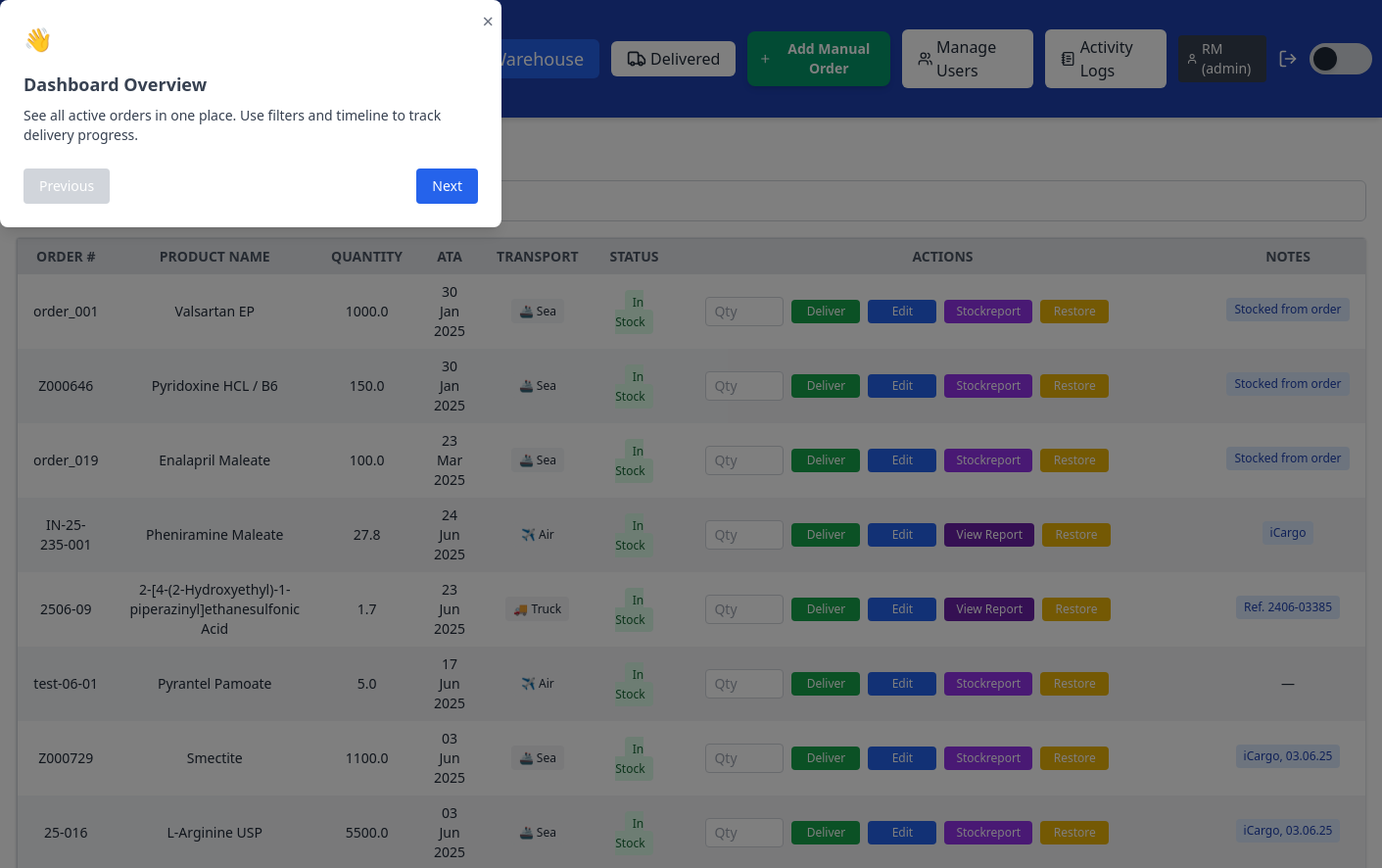
Page /warehouse (signed in, upper part) on the earlier database version.
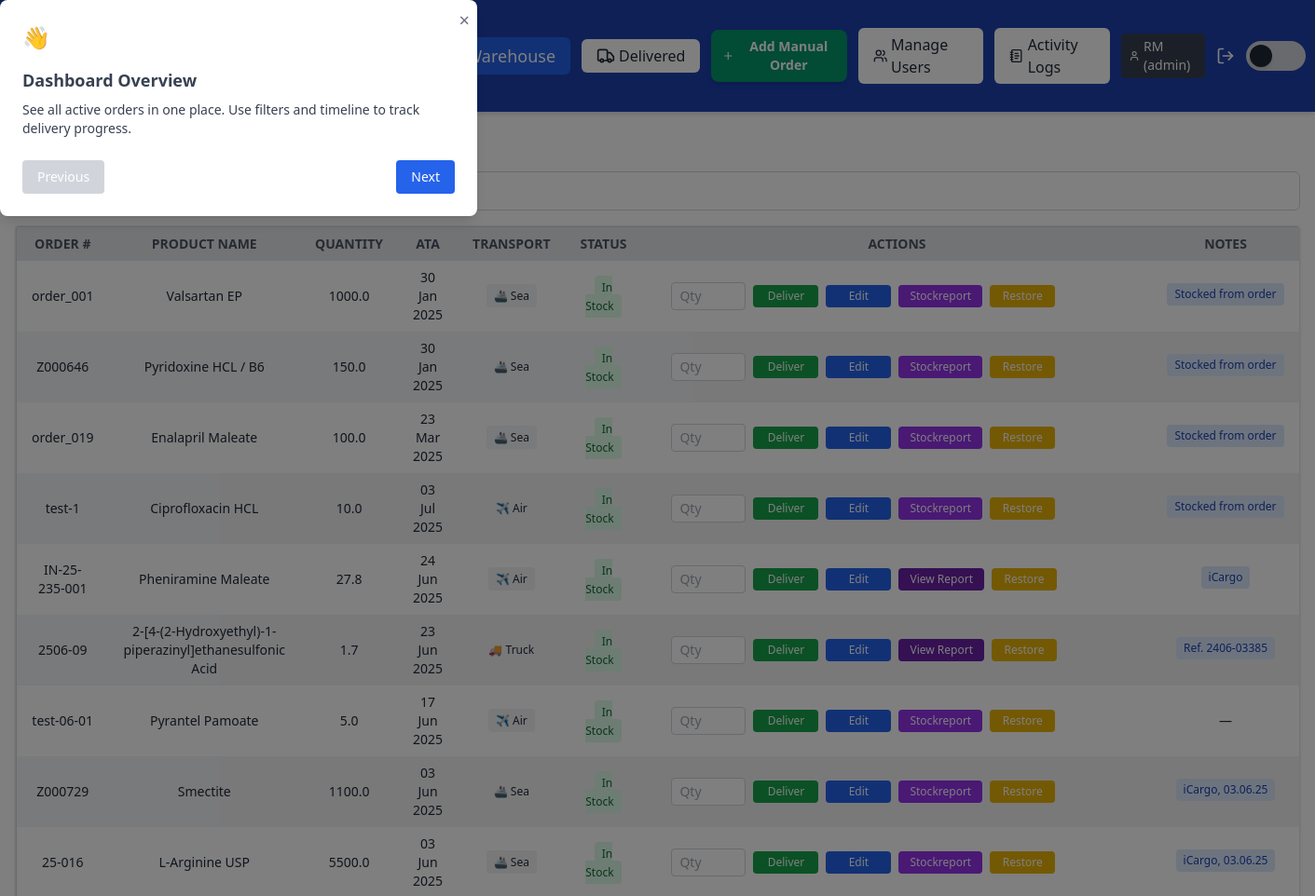
Same page on the later database version.
### app/models.py (models this page shows)
class WarehouseStock(db.Model):
    __tablename__ = 'warehouse_stock'  # ✅ Ensure FK consistency
    id = db.Column(db.Integer, primary_key=True)
    user_id = db.Column(db.Integer, db.ForeignKey('user.id'), nullable=False)
    order_number = db.Column(db.String(50), nullable=False)
    product_name = db.Column(db.String(100), nullable=False)
    quantity = db.Column(db.String(50), nullable=False)
    ata = db.Column(db.String(10), nullable=True)
    transit_status = db.Column(db.String(20), default='In Stock', nullable=False)
    notes = db.Column(db.String(120))
    transport = db.Column(db.String(20))
    is_manual = db.Column(db.Boolean, default=False)
    pod_filename = db.Column(db.String(120))
    warehouse_address = db.Column(db.String(255))
    client = db.Column(db.String(255))
    pos_no = db.Column(db.String(50))
    customer_ref = db.Column(db.String(50))

### app/routes/warehouse_routes.py (the view)
@warehouse_bp.route('/warehouse')
@login_required
def warehouse():
    if can_view_all(current_user.role):
        warehouse_items = WarehouseStock.query.order_by(WarehouseStock.ata.desc()).all()
    else:
        warehouse_items = WarehouseStock.query.filter_by(user_id=current_user.id).order_by(WarehouseStock.ata.desc()).all()
    reported_ids = {
        entry.related_order_id
        for entry in StockReportEntry.query.with_entities(StockReportEntry.related_order_id).distinct()
    }
    return render_template('warehouse.html', warehouse_items=warehouse_items, reported_ids=reported_ids)

### app/roles.py (called while the page is built)
def can_view_all(role):
    return ROLE_PERMISSIONS.get(role, {}).get('can_view_all', False)

### app/routes/__init__.py (called while the page is built)
def inject_globals():
    return dict(current_user=current_user, current_path=request.path)

### app/templates/warehouse.html (shortened to what the changed rows need)
<!DOCTYPE html>
<html lang="en">
<head>
    <script src="https://cdn.tailwindcss.com"></script>
</head>
<body class="flex flex-col h-screen bg-white text-gray-800 dark:bg-gray-900 dark:text-gray-100">
    {% include '_navbar.html' %}
    <main class="flex flex-col h-full overflow-hidden p-4">
        <h2 class="text-2xl font-bold mb-4">📦 Warehouse Stock</h2>
        <div class="orders-table-container overflow-auto h-full border rounded shadow w-full">
            <table id="warehouse-table"
                class="w-full table-auto bg-white dark:bg-gray-900 border border-gray-300 dark:border-gray-700 text-sm">
                <thead class="sticky top-0 z-10 bg-gray-200 dark:bg-gray-800">
                    <tr
                        class="bg-gray-200 dark:bg-gray-700 text-center text-xs sm:text-sm text-gray-600 dark:text-gray-300 uppercase">
                        <th class="px-4 py-2 cursor-pointer" data-sort="order_number">Order # </th>
                        <th class="px-4 py-2 cursor-pointer" data-sort="product_name">Product Name </th>
                        <th class="px-4 py-2 cursor-pointer" data-sort="quantity">Quantity </th>
                        <th class="px-4 py-2 cursor-pointer" data-sort="ata">ATA
                        </th>
                        <th class="px-4 py-2 cursor-pointer" data-sort="transport">Transport </th>
                        <th class="px-4 py-2">Status</th>
                        <th class="px-4 py-2">Actions</th>
                        <th class="px-4 py-2">Notes</th>
                    </tr>
                </thead>
                <tbody>
                    {% for item in warehouse_items %}
                    <tr
                        class="text-center even:bg-gray-100 dark:even:bg-gray-800 hover:bg-blue-50 dark:hover:bg-gray-700">
                        <td class="px-4 py-2">{{ item.order_number }}</td>
                        <td class="px-4 py-2">{{ item.product_name }}</td>
                        <td class="px-4 py-2">{{ item.quantity }}</td>
                        <td class="px-4 py-2">{{ item.ata | format_date if item.ata else '—' }}</td>
                        <td class="px-4 py-2 text-xs">
                            {% if item.transport == 'air' %}
                            <span class="bg-gray-100 text-gray-800 px-2 py-1 rounded">✈️ Air</span>
                            {% elif item.transport == 'sea' %}
                            <span class="bg-gray-100 text-gray-800 px-2 py-1 rounded">🚢 Sea</span>
                            {% elif item.transport == 'truck' %}
                            <span class="bg-gray-100 text-gray-800 px-2 py-1 rounded">🚚 Truck</span>
                            {% else %}
                            —
                            {% endif %}
                        </td>
                        <td class="px-4 py-2"><span class="bg-green-100 text-green-800 text-xs px-2 py-1 rounded">In
                                Stock</span>
                        </td>
                        <td class="px-4 py-2">
                            <div class="flex justify-end">
                                <div class="flex items-center gap-2 min-w-[500px] ml-4">
                                    <form method="POST"
                                        action="{{ url_for('warehouse.deliver_partial', item_id=item.id) }}"
                                        class="flex items-center gap-2">
                                        <input type="number" name="quantity" min="1" max="{{ item.quantity }}"
                                            placeholder="Qty"
                                            class="w-20 px-2 py-1 rounded text-sm bg-white text-black dark:bg-gray-800 dark:text-white border border-gray-300 dark:border-gray-600 focus:outline-none focus:ring-2 focus:ring-blue-500"
                                            required>
                                        <button type="submit"
                                            class="bg-green-600 hover:bg-green-700 text-white px-3 py-1 text-xs rounded min-w-[70px]">Deliver</button>
                                    </form>
                                    <a href="{{ url_for('warehouse.edit_warehouse', item_id=item.id) }}"
                                        class="bg-blue-600 hover:bg-blue-700 text-white px-3 py-1 text-xs rounded min-w-[70px] text-center">Edit</a>
                                    {% if item.id in reported_ids %}
                                    <button data-item-id="{{ item.id }}"
                                        class="open-stockreport-modal bg-purple-800 hover:bg-purple-900 text-white px-3 py-1 text-xs rounded">
                                        View Report
                                    </button>
                                    {% else %}
                                    <a href="{{ url_for('warehouse.stockreport_entry_form', item_id=item.id) }}"
                                        class="bg-purple-600 hover:bg-purple-700 text-white px-3 py-1 text-xs rounded">
                                        Stockreport
                                    </a>
                                    {% endif %}
                                    <form method="POST"
                                        action="{{ url_for('restore.restore_to_dashboard', item_id=item.id) }}"
                                        class="inline">
                                        <button type="submit"
                                            class="bg-yellow-500 hover:bg-yellow-600 text-white px-3 py-1 text-xs rounded min-w-[70px]">Restore</button>
                                    </form>
                                </div>
                            </div>
                        </td>
                        <td class="px-4 py-2">
                            {% if item.notes %}
                            <span title="{{ item.notes }}"
                                class="bg-blue-100 text-blue-800 text-xs px-2 py-1 rounded whitespace-nowrap max-w-[150px] overflow-hidden text-ellipsis inline-block">
                                {{ item.notes[:30] }}{% if item.notes|length > 30 %}...{% endif %}
                            </span>
                            {% else %}
                            —
                            {% endif %}
                        </td>
                    </tr>
                    {% endfor %}
                </tbody>
            </table>
        </div>
    </main>
</body>
</html>

Differences in the rows shown:
added WarehouseStock: order_number "test-1", product_name "Ciprofloxacin HCL", quantity "10.0", ata "03 Jul 2025", transport "✈️ Air", notes "Stocked from order"
